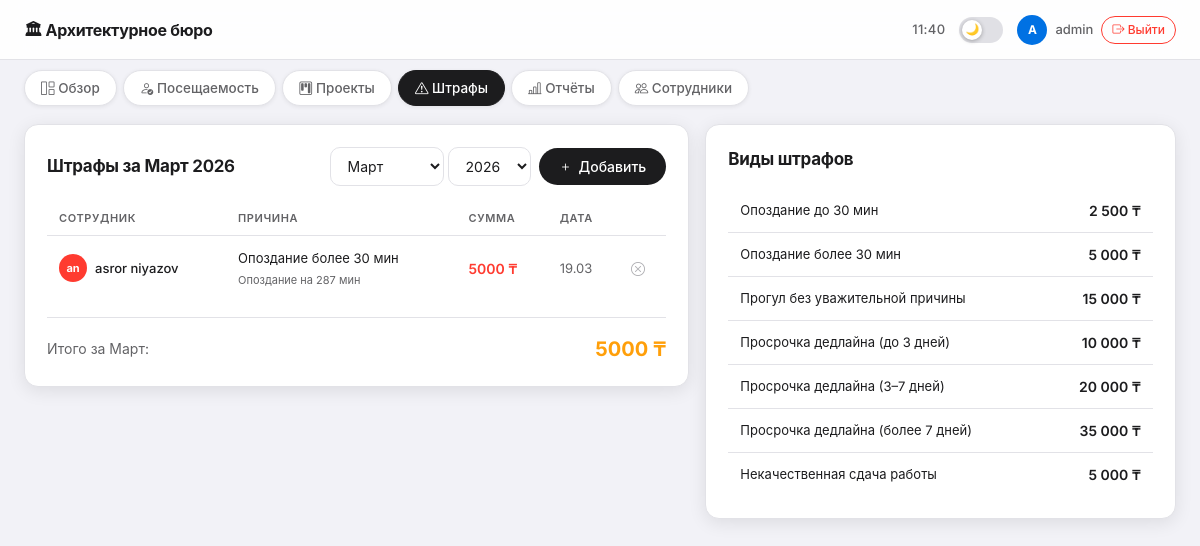
Page /fines/ (signed in) on the committed database.
### bureau/models.py (models this page shows, shortened)
class Fine(models.Model):
    FINE_TYPE_CHOICES = [
        ('late_under_30', 'Опоздание до 30 мин'),
        ('late_over_30', 'Опоздание более 30 мин'),
        ('absence', 'Прогул без уважительной причины'),
        ('deadline_3', 'Просрочка дедлайна (до 3 дней)'),
        ('deadline_7', 'Просрочка дедлайна (3–7 дней)'),
        ('deadline_more', 'Просрочка дедлайна (более 7 дней)'),
        ('bad_quality', 'Некачественная сдача работы'),
        ('manual', 'Ручной штраф'),
    ]
    FINE_AMOUNTS = {
        'late_under_30': 2500,
        'late_over_30': 5000,
        'absence': 15000,
        'deadline_3': 10000,
        'deadline_7': 20000,
        'deadline_more': 35000,
        'bad_quality': 5000,
    }
    employee = models.ForeignKey(Employee, on_delete=models.CASCADE, related_name='fines', verbose_name='Сотрудник')
    fine_type = models.CharField(max_length=30, choices=FINE_TYPE_CHOICES, verbose_name='Тип штрафа')
    amount = models.DecimalField(max_digits=12, decimal_places=2, verbose_name='Сумма (тенге)')
    date = models.DateField(default=datetime.date.today, verbose_name='Дата')
    reason = models.TextField(blank=True, verbose_name='Причина')
    attendance = models.ForeignKey(Attendance, on_delete=models.SET_NULL, null=True, blank=True, related_name='fines', verbose_name='Запись посещаемости')
    class Meta:
        verbose_name = 'Штраф'
        verbose_name_plural = 'Штрафы'
        ordering = ['-date']

class Employee(models.Model):
    POSITION_CHOICES = [
        ('architect', 'Архитектор'),
        ('lead_architect', 'Ведущий архитектор'),
        ('designer', 'Дизайнер'),
        ('constructor', 'Конструктор'),
        ('manager', 'Менеджер'),
        ('intern', 'Стажёр'),
    ]
    user = models.OneToOneField(User, on_delete=models.CASCADE, null=True, blank=True, verbose_name='Пользователь', related_name='employee_profile')
    full_name = models.CharField(max_length=200, verbose_name='ФИО')
    position = models.CharField(max_length=50, choices=POSITION_CHOICES, verbose_name='Должность')
    avatar = models.ImageField(upload_to='avatars/', blank=True, null=True, verbose_name='Аватар')
    salary = models.DecimalField(max_digits=12, decimal_places=2, verbose_name='Оклад (тенге)')
    phone = models.CharField(max_length=20, blank=True, verbose_name='Телефон')
    email = models.EmailField(blank=True, verbose_name='Email')
    hire_date = models.DateField(default=datetime.date.today, verbose_name='Дата найма')
    is_active = models.BooleanField(default=True, verbose_name='Активен')
    created_at = models.DateTimeField(auto_now_add=True)
    def get_initials(self):
        parts = self.full_name.split()
        if len(parts) >= 2:
            return f"{parts[0][0]}{parts[1][0]}"
        return self.full_name[:2].upper()
    class Meta:
        verbose_name = 'Сотрудник'
        verbose_name_plural = 'Сотрудники'
        ordering = ['full_name']

### bureau/views.py (the view)
    def _wrapped_view(request, *args, **kwargs):
        if not request.user.is_superuser:
            try:
                profile = request.user.employee_profile
                return redirect('employee_detail', pk=profile.id)
            except Employee.DoesNotExist:
                return redirect('logout')
        return view_func(request, *args, **kwargs)

### bureau/views.py (called while the page is built)
def admin_only(view_func):
    def _wrapped_view(request, *args, **kwargs):
        if not request.user.is_superuser:
            try:
                profile = request.user.employee_profile
                return redirect('employee_detail', pk=profile.id)
            except Employee.DoesNotExist:
                return redirect('logout')
        return view_func(request, *args, **kwargs)
    return _wrapped_view

### templates/bureau/fines.html (shortened to what this page needs)
{% extends "bureau/base.html" %}
{% block content %}
<div class="row g-3">
  <div class="col-lg-7">
    <div class="card-premium">
      <div class="d-flex justify-content-between align-items-center mb-3 flex-wrap gap-2">
        <div class="section-title mb-0">Штрафы за {{ month_name }} {{ year }}</div>
        <div class="d-flex gap-2 align-items-center">
          <form method="get" class="d-flex gap-1">
            <select name="month" class="form-apple" style="width:auto;" onchange="this.form.submit()">
              <option value="3" {% if month == 3 %}selected{% endif %}>Март</option>
            </select>
            <select name="year" class="form-apple" style="width:auto;" onchange="this.form.submit()">
              <option value="2026" {% if year == 2026 %}selected{% endif %}>2026</option>
            </select>
          </form>
          <button class="btn-apple" style="white-space:nowrap;" data-bs-toggle="modal" data-bs-target="#addFineModal">
            <i class="bi bi-plus"></i> Добавить
          </button>
        </div>
      </div>
      <div class="table-scroll">
        <table class="table-premium">
          <thead>
            <tr>
              <th>Сотрудник</th>
              <th>Причина</th>
              <th>Сумма</th>
              <th>Дата</th>
              <th></th>
            </tr>
          </thead>
          <tbody>
            {% for fine in fines %}
            <tr>
              <td>
                <div class="d-flex align-items-center gap-2">
                  <div class="avatar avatar-sm" data-empid="{{ fine.employee.id }}">{{ fine.employee.get_initials }}</div>
                  <div>
                    <div style="font-size:13px;font-weight:500;">{{ fine.employee.full_name }}</div>
                  </div>
                </div>
              </td>
              <td>
                <span style="font-size:13px;">{{ fine.get_fine_type_display }}
                {% if fine.reason %}<br><span style="font-size:11px;color:var(--text-secondary);">{{ fine.reason }}</span>{% endif %}
                </span>
              </td>
              <td style="font-weight:600;color:var(--danger);font-size:14px;">
                {{ fine.amount|floatformat:0 }} ₸</td>
              <td style="font-size:13px;color:var(--text-secondary);">
                {{ fine.date|date:"j.m" }}</td>
              <td>
                <form method="post" style="margin:0;" onsubmit="return confirm('Удалить штраф?')">
                  <button type="submit" style="background:none;border:none;color:var(--text-tertiary);cursor:pointer;font-size:14px;">
                    <i class="bi bi-x-circle"></i>
                  </button>
                </form>
              </td>
            </tr>
            {% empty %}
            <tr><td colspan="5" style="text-align:center;color:var(--text-secondary);padding:32px;">Штрафов нет</td></tr>
            {% endfor %}
          </tbody>
        </table>
      </div>
      {% if fines %}
      <div class="d-flex justify-content-between align-items-center mt-3 pt-3" style="border-top:1px solid var(--border);">
        <span style="font-size:14px;color:var(--text-secondary);">Итого за {{ month_name }}:</span>
        <span style="font-size:20px;font-weight:700;color:var(--warning);">{{ total_fines|floatformat:0 }} ₸</span>
      </div>
      {% endif %}
    </div>
  </div>
  <div class="col-lg-5">
    <div class="card-premium">
      <div class="section-title">Виды штрафов</div>
      <table class="table-premium">
        <tbody>
          <tr>
            <td style="font-size:13px;">Опоздание до 30 мин</td>
            <td style="font-weight:600;text-align:right;">2 500 ₸</td>
          </tr>
          <tr>
            <td style="font-size:13px;">Опоздание более 30 мин</td>
            <td style="font-weight:600;text-align:right;">5 000 ₸</td>
          </tr>
          <tr>
            <td style="font-size:13px;">Прогул без уважительной причины</td>
            <td style="font-weight:600;text-align:right;">15 000 ₸</td>
          </tr>
          <tr>
            <td style="font-size:13px;">Просрочка дедлайна (до 3 дней)</td>
            <td style="font-weight:600;text-align:right;">10 000 ₸</td>
          </tr>
          <tr>
            <td style="font-size:13px;">Просрочка дедлайна (3–7 дней)</td>
            <td style="font-weight:600;text-align:right;">20 000 ₸</td>
          </tr>
          <tr>
            <td style="font-size:13px;">Просрочка дедлайна (более 7 дней)</td>
            <td style="font-weight:600;text-align:right;">35 000 ₸</td>
          </tr>
          <tr>
            <td style="font-size:13px;">Некачественная сдача работы</td>
            <td style="font-weight:600;text-align:right;">5 000 ₸</td>
          </tr>
        </tbody>
      </table>
    </div>
  </div>
</div>
{% endblock %}

### templates/bureau/base.html (shortened to what this page needs)
<!DOCTYPE html>
<html lang="ru" data-theme="light">
<head>
  <link href="https://cdn.jsdelivr.net/npm/bootstrap@5.3.2/dist/css/bootstrap.min.css" rel="stylesheet"/>
  <link href="https://cdn.jsdelivr.net/npm/bootstrap-icons@1.11.3/font/bootstrap-icons.css" rel="stylesheet"/>
</head>
<body>
  <div class="topbar">
    <div class="topbar-left">
      <span class="topbar-title">🏛 Архитектурное бюро</span>
    </div>
    <div class="topbar-right">
      <span class="topbar-time" id="live-time"></span>
      <label class="theme-toggle" title="Тёмный / светлый режим">
        <div class="track"></div>
        <div class="thumb" id="theme-thumb">🌙</div>
      </label>
      {% if user.is_authenticated %}
      <div class="topbar-user">
        <div class="u-avatar">{{ user.username|first|upper }}</div>
        <span class="u-name" style="font-size:13px;color:var(--text-secondary);">{{ user.username }}</span>
        <a href="/logout/" class="btn-logout"><i class="bi bi-box-arrow-right"></i> Выйти</a>
      </div>
      {% endif %}
    </div>
  </div>
  {% if user.is_superuser %}
  <div class="tab-nav">
    <a href="/" class="tab-btn {% if tab == 'overview' %}active{% endif %}">
      <i class="bi bi-grid-1x2"></i> Обзор
    </a>
    <a href="/attendance/" class="tab-btn {% if tab == 'attendance' %}active{% endif %}">
      <i class="bi bi-person-check"></i> Посещаемость
    </a>
    <a href="/projects/" class="tab-btn {% if tab == 'projects' %}active{% endif %}">
      <i class="bi bi-kanban"></i> Проекты
    </a>
    <a href="/fines/" class="tab-btn {% if tab == 'fines' %}active{% endif %}">
      <i class="bi bi-exclamation-triangle"></i> Штрафы
    </a>
    <a href="/reports/" class="tab-btn {% if tab == 'reports' %}active{% endif %}">
      <i class="bi bi-bar-chart-line"></i> Отчёты
    </a>
    <a href="/employees/" class="tab-btn {% if tab == 'employees' %}active{% endif %}">
      <i class="bi bi-people"></i> Сотрудники
    </a>
  </div>
  {% endif %}
  <div class="main-content">
    {% block content %}{% endblock %}
  </div>
</body>
</html>

### rows in the picture
Fine: employee.get_initials "an", employee.full_name "asror niyazov", fine_type "Опоздание более 30 мин", reason "Опоздание на 287 мин", amount "5000", date "19.03"

### other values in the picture
{{ user.username|first|upper }} "A"
{{ user.username }} "admin"
{{ month_name }} "Март"
{{ year }} "2026"
{{ total_fines|floatformat:0 }} "5000"
